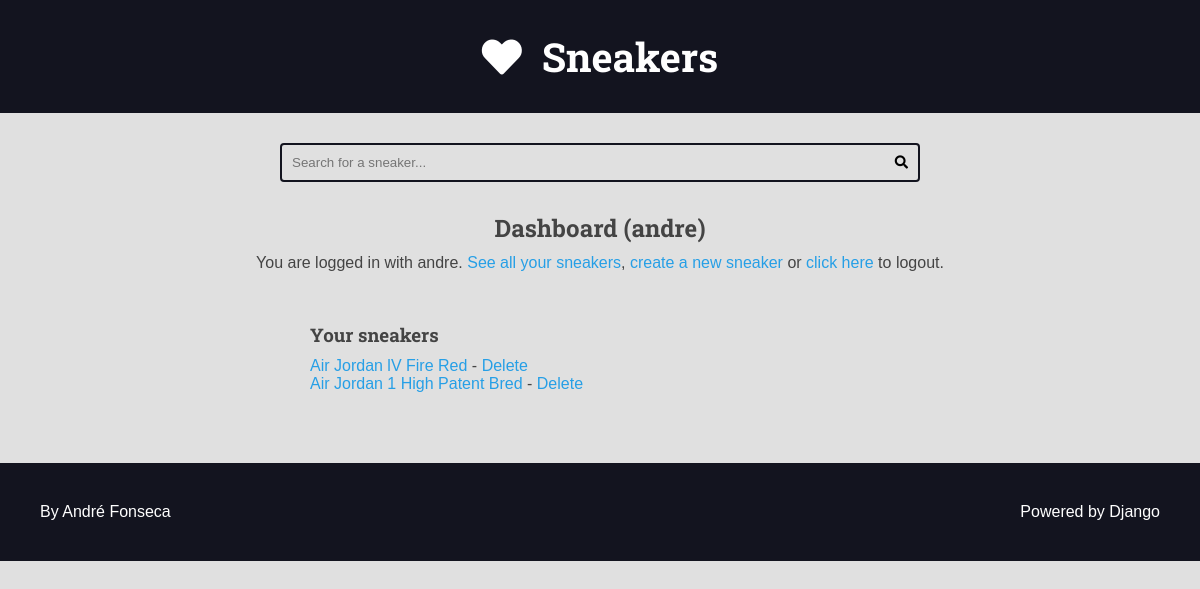
/authors/dashboard/ (signed in), run on an earlier commit of the app's database.
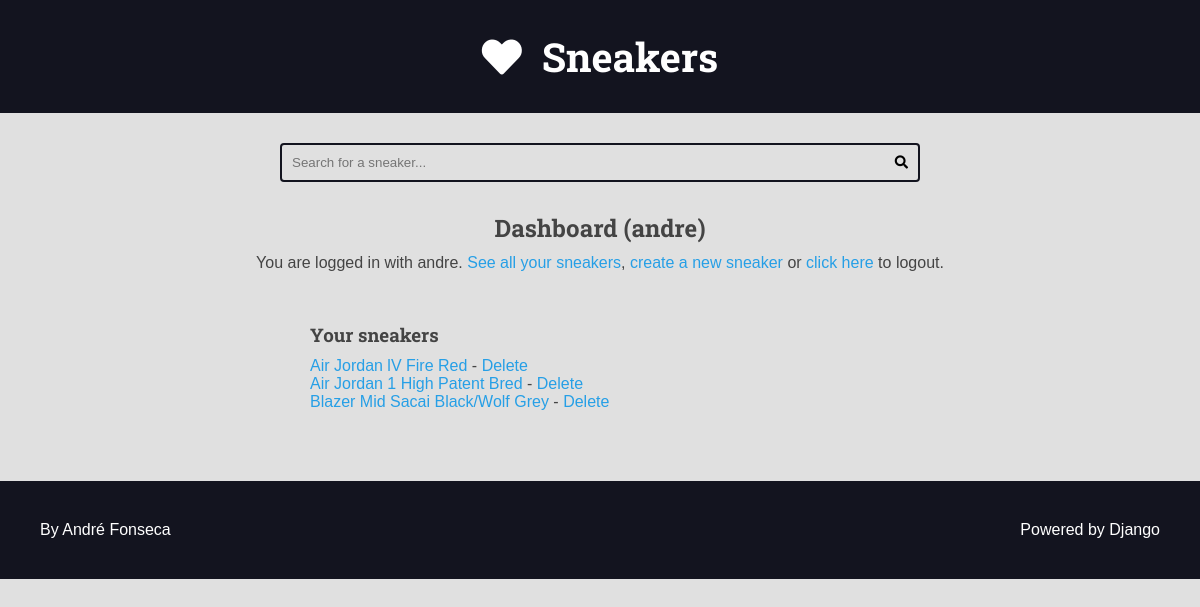
And on a later commit of the database.
### sneakers/models.py (models this page shows, shortened)
class Sneaker(models.Model):
    title = models.CharField(max_length=65)
    description = models.CharField(max_length=165)
    slug = models.SlugField(unique=True)
    condition_value = models.IntegerField()
    condition_unit = models.CharField(default='/10', max_length=65)
    price = models.IntegerField()
    price_unit = models.CharField(default='R$', max_length=65)
    sneaker_description = models.TextField()
    sneaker_description_is_html = models.BooleanField(default=False)
    created_at = models.DateTimeField(auto_now_add=True)
    updated_at = models.DateTimeField(auto_now=True)
    is_published = models.BooleanField(default=False)
    cover = models.ImageField(upload_to='sneakers/covers/%Y/%m/%d/')
    category = models.ForeignKey(Category, default=1, on_delete=models.SET_NULL, null=True)  # noqa: E501
    author = models.ForeignKey(User, on_delete=models.SET_NULL, null=True)

### authors/views/all.py (the view)
# urls.py: path('dashboard/', views.dashboard, name='dashboard'),
@login_required(login_url='authors:login', redirect_field_name='next')
def dashboard(request):
    sneakers = Sneaker.objects.filter(
        is_published=False,
        author=request.user
    )
    return render(
        request,
        'authors/pages/dashboard.html',
        context={
            'sneakers': sneakers,
        }
    )

### authors/templates/authors/pages/dashboard.html (shortened to what this page needs)
{% extends 'global/base.html' %}
{% block content %}
    <div class="main-content center container">
        <h2>Dashboard ({{ user }})</h2>
        {% include 'authors/partials/login_message.html' %}
        <div class="authors-dashboard-container">
            <h3>Your sneakers</h3>
            <ul>
               {% for sneaker in sneakers %}
               <li>
                <a href="{% url 'authors:dashboard_sneaker_edit' sneaker.id %}">{{ sneaker.title }}</a>
                <form
                class="inline-form form-delete"
                action="{% url 'authors:dashboard_sneaker_delete' %}"
                method='POST'
                >
                   - <button class="plaintext-button" type="submit"> Delete</button>
                </form>
               </li>
               {% empty %}
                <li>
                    <p>You do not have any sneakers, please create one.</p>
                </li>
               {% endfor %}
            </ul>
        </div>
    </div>
{% endblock content %}

### base_templates/global/base.html (shortened to what this page needs)
{% load static %}
<!DOCTYPE html>
<html lang="pt-BR">
<head>
    {% include 'global/partials/head.html' %}
</head>
<body>
    {% include 'global/partials/header.html' %}
    {% include 'global/partials/search.html' %}
    <main class="main-content-container">
         {% block content %}{% endblock content %}
    </main>
    {% include 'global/partials/footer.html' %}
</body>
</html>

### base_templates/global/partials/head.html (shortened to what this page needs)
{% load static %}
    <link rel="stylesheet" href="https://cdnjs.cloudflare.com/ajax/libs/font-awesome/5.15.4/css/fontawesome.min.css"
 />
    <link rel="stylesheet" href="https://cdnjs.cloudflare.com/ajax/libs/font-awesome/5.15.4/css/brands.min.css"
 />
    <link rel="stylesheet" href="https://cdnjs.cloudflare.com/ajax/libs/font-awesome/5.15.4/css/solid.min.css"
 />
    <link rel="stylesheet" href="{% static 'global/css/styles.css' %}">
    <link rel="stylesheet" href="{% static 'global/css/global-style.css' %}">

### base_templates/global/partials/header.html
<header class="main-header-container">
    <div class="main-header container">
        <h1>
            <a class="main-logo" href="{% url 'sneakers:home' %}">
                <i class="fas fa-heart main-logo-icon"></i>
                <span class="main-logo-text">Sneakers</span>
            </a>
        </h1>
    </div>
</header>

### base_templates/global/partials/search.html
<div class="search-container">
    <div class="container">
        <form action="{% url 'sneakers:search' %}" method="GET" class="search-form">
            <input type="search" class="search-input" name="q" value="{{ search_term }}" required placeholder="Search for a sneaker...">
            <button type="submit" class="search-button"><i class="fas fa-search"></i></button>
        </form>
    </div>

### authors/templates/authors/partials/login_message.html (shortened to what this page needs)
{% if request.user.is_authenticated %}
<div class="login-message">
    You are logged in with
    {{ request.user.username }}.
    <a href="{% url 'authors:dashboard' %}" class="">See all your sneakers</a>,
    <a href="{% url 'authors:dashboard_sneaker_new' %}" class="">create a new sneaker</a> or
    <form class="inline-form" action="{% url 'authors:logout' %}" method='POST'>
        <button class="plaintext-button" type="submit">click here</button>
    </form> to logout.
</div>
{% endif %}

### base_templates/global/partials/footer.html
<footer class="main-footer">
    <div class="developer">
        <a href="http://www.linkedin.com/in/andrepereirafonseca/" target="_blank" ref="noreferrer noopener">By André Fonseca</a>
    </div>
    <div class="powered">
        <a href="http://www.djangoproject.com/" target="_blank" ref="noreferrer noopener">Powered by Django</a>
    </div>
</footer>

### base_static/global/css/styles.css (style rules this page uses)
:root { --color-primary: #269fe6; --color-primary-hover: #2086c2; --color-primary-dark: #13141f; --color-primary-dark-hover: #212336; --color-primary-light: #d4ecfa; --color-primary-light-hover: #bdd8e7; --color-white: #fff; --color-black: #000; --color-dark-text: #444; --color-info-light: #cce5ff; --color-debug-light: #cce5ff; --color-success-light: #d4edda; --color-alert-light: #fff3cd; --color-warning-light: #fff3cd; --color-error-light: #f8d7da; --color-info-dark: #4d86c4; --color-debug-dark: #4d86c4; --color-success-dark: #4a9c5d; --color-alert-dark: #927f40; --color-warning-dark: #927f40; --color-error-dark: #da525d; --color-gray-0: #f9f9f9; --color-gray-1: #e0e0e0; --color-gray-2: #c7c7c7; --color-gray-3: #aeaeae; --color-gray-4: #959595; --color-gray-5: #7d7d7d; --color-gray-6: #646464; --color-gray-7: #4b4b4b; --color-gray-8: #323232; --color-gray-9: #191919; --font-primary: sans-serif; --font-headings: 'Roboto Slab', serif; --spacing-gutter-medium: 3rem; --spacing-gutter-large: 4rem; }
* { padding: 0; margin: 0; box-sizing: border-box; }
html { font-size: 62.5%; }
body { font-size: 1.6rem; font-family: var(--font-primary); background: var(--color-gray-1); color: var(--color-dark-text); }
h1, h2, h3, h4, h5, h6 { font-family: var(--font-headings); }
a { color: var(--color-primary); text-decoration: none; }
.container { max-width: 144rem; margin: 0 auto; padding: var(--spacing-gutter-medium); }
.main-header-container { background: var(--color-primary-dark); }
.main-logo { font-size: 4rem; color: var(--color-white); text-decoration: none; display: flex; flex-flow: row nowrap; align-items: center; justify-content: center; width: fit-content; margin: 0 auto; }
.main-logo-icon { margin-right: 2rem; }
.search-form { border: .2rem solid var(--color-primary-dark); max-width: 64rem; margin: 0 auto; border-radius: .4rem; position: relative; transition: all 300ms ease-in-out; }
.search-button, .search-input { border: none; background: none; outline: none; padding: 1rem; transition: all 300ms ease-in-out; }
.search-input { width: 100%; padding-right: 3rem; }
.search-button { position: absolute; top: 0; right: 0; }
.main-content { padding-top: 0; }
.main-footer { display: flex; align-items: center; justify-content: space-between; background: var(--color-primary-dark); color: var(--color-white); padding: var(--spacing-gutter-large); }
.main-footer a { color: var(--color-white); text-decoration: none; transition: all 300ms ease-in-out; }
.inline-form { display: inline; }
.plaintext-button { display: inline; border: none; background: none; cursor: pointer; color: var(--color-primary); font-size: 1.6rem; }
.login-message { margin: 1rem 0; }
.authors-dashboard-container { max-width: 64rem; text-align: left; padding: var(--spacing-gutter-medium); margin: 0 auto; }
.authors-dashboard-container h3, .authors-dashboard-container p, .authors-dashboard-container ul, .authors-dashboard-container a { list-style-type: none; margin: 1rem 0; text-decoration: none; transition: all 300ms ease-in-out; }
.center { text-align: center; }

What changed in the data, as far as the page shows it:
now on this page (row edited): Sneaker: title "Blazer Mid Sacai Black/Wolf Grey"
